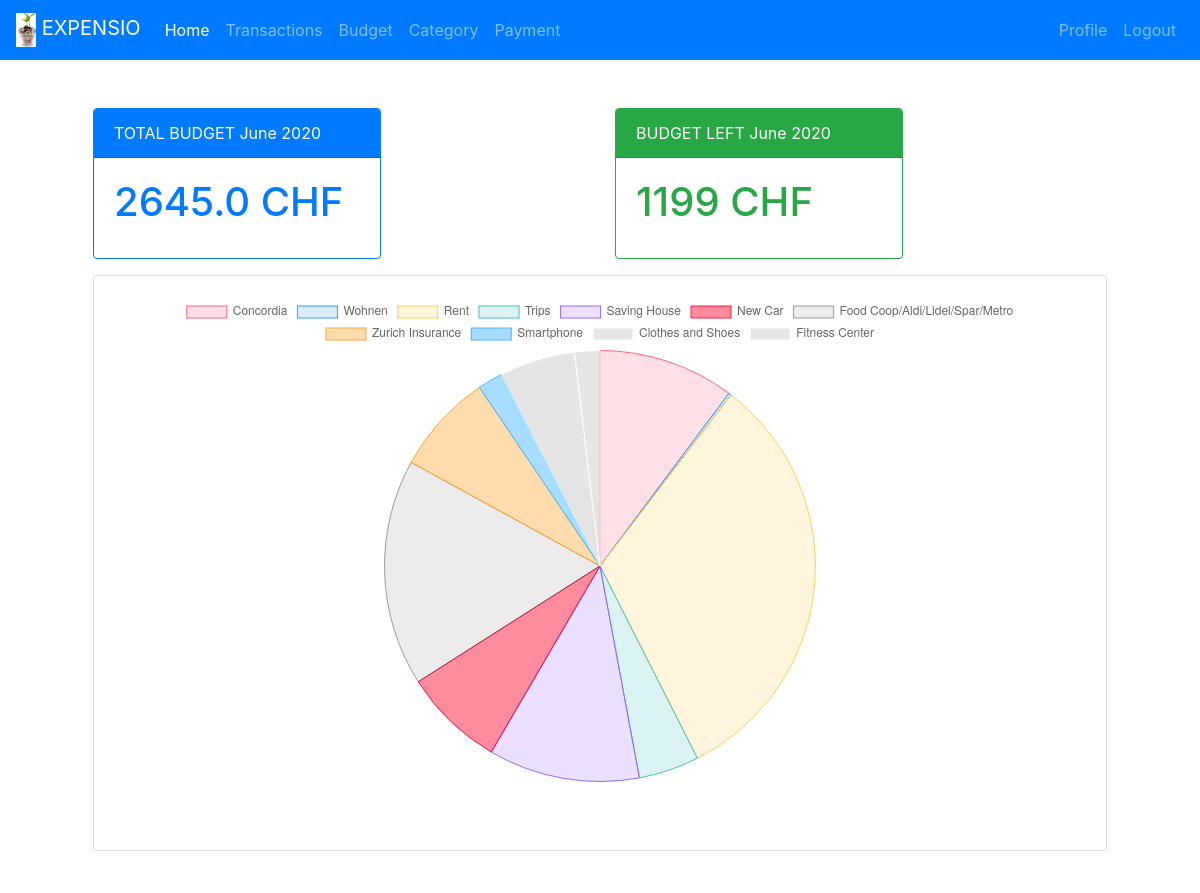
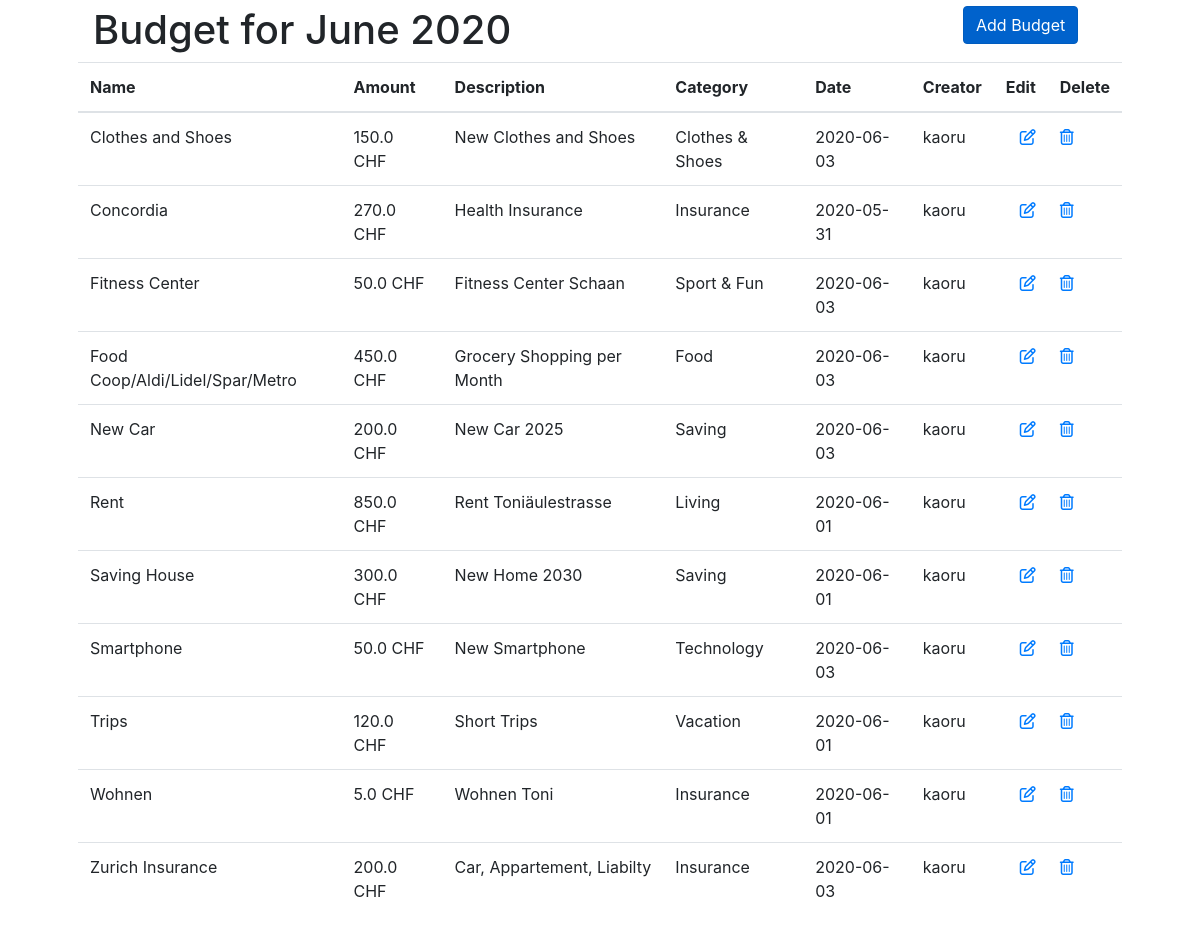
/budget/ (signed in), run on the app's committed database (2 pictures, top to bottom).
### budget/models.py (models this page shows, shortened)
class Budget(models.Model):
    name = models.CharField(max_length=50)
    amount = models.FloatField(null=True)
    description = models.CharField(max_length=200)
    created_date = models.DateTimeField(auto_now_add=True)
    user = models.ForeignKey("auth.User", on_delete=models.CASCADE)
    category = models.ForeignKey(Category, on_delete=models.CASCADE, null=True)

### category/models.py (models this page shows, shortened)
class Category(models.Model):
    name = models.CharField(max_length=100)
    created_date = models.DateTimeField(auto_now_add=True)
    user = models.ForeignKey("auth.User", on_delete=models.CASCADE)
    """
    Returns self.name instead of object.object
    """
    def __str__(self):
        return str(self.name)

### budget/views.py (the view)
# urls.py: path("", views.budget_pie_chart_data, name="budget-pie-chart"),
def budget_pie_chart_data(request):
    data = {}
    today = datetime.date.today()
    month = today.strftime("%B")
    year = today.strftime("%Y")
    budget_data_all = Budget.objects.filter(user=request.user).order_by('name')
    total_budget = Budget.objects.filter(user=request.user).aggregate(Sum("amount"))[
        "amount__sum"
    ]
    total_transactions = (
        Transaction_Expense.objects.filter(user=request.user)
        .filter(date__year=today.year, date__month=today.month)
        .aggregate(Sum("amount"))["amount__sum"]
        or 0.00
    )
    if total_budget is not None:
        budget_left = decimal.Decimal(total_budget) - total_transactions
    else:
        budget_left = 0
    queryset = Budget.objects.filter(user=request.user).values(
        "amount", "category_id", "name"
    )
    for budget in queryset:
        name = budget["name"]
        if name not in data:
            data[name] = budget["amount"]
        else:
            data[name] += budget["amount"]
    return_labels = []
    return_data = []
    for key, value in data.items():
        return_labels.append(key)
        return_data.append(value)
    return render(
        request,
        "budget/budget.html",
        {
        "labels": return_labels,
        "data": return_data,
        "total_budget": total_budget,
        "transactions": budget_left,
        "month": month,
        "year": year,
        "budget_data_all" : budget_data_all,
        },
    )

### budget/templates/budget/budget.html (shortened to what this page needs)
{% extends 'base.html' %}
{% block content %}
<div class="container">
         <div class="row">
            <div class="col-6">
                <div class="card border-primary mb-3" style="max-width: 18rem;">
                    <div class="card-header bg-primary text-white">TOTAL BUDGET {{ month }} {{ year }}</div>
                    <div class="card-body text-primary">
                        <h1 class="card-title">{{ total_budget }} CHF</h1>
                    </div>
                </div>
            </div>
            <div class="col-6">
                {% if transactions >= 0 %}
                    <div class="card border-success mb-3" style="max-width: 18rem;">
                        <div class="card-header bg-success text-white">BUDGET LEFT {{ month }} {{ year }}</div>
                        <div class="card-body text-success">
                            <h1 class="card-title">{{ transactions }} CHF</h1>
                        </div>
                    </div>
                {% endif %}
            </div>
        </div>
        <div class="row">
            <div class="col-12">
                <div class="card">
                   <div class="card-body">
                      <canvas id="budget_pie_chart"></canvas>
                       <br><br>
                   </div>
                </div>
            </div>
        </div>
        <div class="row">
            <div class="col-10">
                 <div id="container" style="width: 100%;">
                        <br><br>
                        <h1>Budget for {{ month }} {{ year }} </h1>
                </div>
            </div>
            <div class="float-right col-2">
                 <div id="container" style="width: 100%;">
                        <br><br>
                        <a href="/budget/budget_add" class="btn btn-primary active" role="button" aria-pressed="true">Add Budget</a>
                </div>
            </div>
        </div>
</div>
    <table class="table">
        <thead>
            <tr>
                <th scope="col">Name</th>
                <th scope="col">Amount</th>
                <th scope="col">Description</th>
                <th scope="col">Category</th>
                <th scope="col">Date</th>
                <th scope="col">Creator</th>
                <th scope="col" class="text-right">Edit</th>
                <th scope="col">Delete</th>
            </tr>
        </thead>
        <tbody>
            {% for budget in budget_data_all %}
                <tr>
                    <td>{{ budget.name }}</td>
                    <td>{{ budget.amount }} CHF</td>
                    <td>{{ budget.description }}</td>
                    <td>{{ budget.category }}</td>
                    <td>{{ budget.created_date | date:"Y-m-d" }}</td>
                    <td>{{ budget.user }}</td>
                    <td class="text-right">
                        <a href="{{ budget.id  }}/budgetedit"><i class="far fa-edit"></i></a>
                    </td>
                    <td>
                        <a href="{{ budget.id  }}/budgetdelete"> <i class="far fa-trash-alt"></i></a>
                    </td>
                </tr>
            {% endfor %}
        </tbody>
    </table>
            <script>
                var config = {
                    type: 'pie',
                    data: {
                        datasets: [{
                            data: {{ data|safe }},
                             backgroundColor: [
                                 "rgba(255, 99, 132, 0.2)",
                                 "rgba(54, 162, 235, 0.2)",
                                 "rgba(255, 206, 86, 0.2)",
                                 "rgba(75, 192, 192, 0.2)",
                                 "rgba(153, 102, 255, 0.2)",
                                 "rgba(255,0,40,0.45)",
                                 "rgba(158,158,158,0.2)",
                                 "rgba(255,166,48,0.39)",
                                 "rgba(70,183,255,0.48)"
                             ],
                            borderColor: [
                                 "rgba(255, 99, 132, 1)",
                                 "rgba(54, 162, 235, 1)",
                                 "rgba(255, 206, 86, 1)",
                                 "rgba(75, 192, 192, 1)",
                                 "rgba(153, 102, 255, 1)",
                                 "rgba(255,0,40,0.87)",
                                 "rgba(40,40,40,0.43)",
                                 "rgb(255,166,48)",
                                 "rgb(70,183,255)"
                            ],
                            borderWidth: 1,
                            label: 'Budget'
                        }],
                        labels: {{ labels|safe }}
                    },
                    options: {
                        responsive: true
                    }
                };
                window.onload = function () {
                    var chartdata = document.getElementById('budget_pie_chart').getContext('2d');
                    window.myPie = new Chart(chartdata, config);
                };
            </script>
{% endblock %}

### data on the page
Budget: name "Clothes and Shoes", amount "150.0", description "New Clothes and Shoes", category "Clothes & Shoes", created_date "2020-06-03", user "kaoru"
Budget: name "Concordia", amount "270.0", description "Health Insurance", category "Insurance", created_date "2020-05-31", user "kaoru"
Budget: name "Fitness Center", amount "50.0", description "Fitness Center Schaan", category "Sport & Fun", created_date "2020-06-03", user "kaoru"
Budget: name "Food Coop/Aldi/Lidel/Spar/Metro", amount "450.0", description "Grocery Shopping per Month", category "Food", created_date "2020-06-03", user "kaoru"
Budget: name "New Car", amount "200.0", description "New Car 2025", category "Saving", created_date "2020-06-03", user "kaoru"
Budget: name "Rent", amount "850.0", description "Rent Toniäulestrasse", category "Living", created_date "2020-06-01", user "kaoru"
Budget: name "Saving House", amount "300.0", description "New Home 2030", category "Saving", created_date "2020-06-01", user "kaoru"
Budget: name "Smartphone", amount "50.0", description "New Smartphone", category "Technology", created_date "2020-06-03", user "kaoru"
Budget: name "Trips", amount "120.0", description "Short Trips", category "Vacation", created_date "2020-06-01", user "kaoru"
Budget: name "Wohnen", amount "5.0", description "Wohnen Toni", category "Insurance", created_date "2020-06-01", user "kaoru"
Budget: name "Zurich Insurance", amount "200.0", description "Car, Appartement, Liabilty", category "Insurance", created_date "2020-06-03", user "kaoru"

### other printed values
{{ total_budget }} "2645.0"
{{ transactions }} "1199"
chart data {{ data|safe }} [270.0, 5.0, 850.0, 120.0, 300.0, 200.0, 450.0, 200.0, 50.0, 150.0, 50.0]
chart data {{ labels|safe }} ['Concordia', 'Wohnen', 'Rent', 'Trips', 'Saving House', 'New Car', 'Food Coop/Aldi/Lidel/Spar/Metro', 'Zurich Insurance', 'Smartphone', 'Clothes and Shoes', 'Fitness Center']
